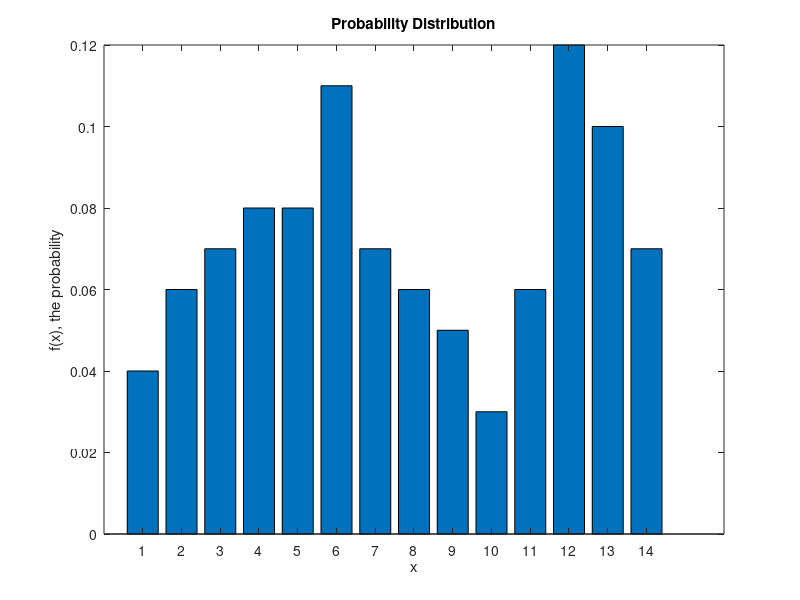

The MATLAB script that drew this image:
x = [1,2,3,4,5,6,7,8,9,10,11,12,13,14];
f_x = [0.04,0.06,0.07,0.08,0.08,0.11,0.07,0.06,0.05,0.03,0.06,0.12,0.10,0.07];

figure('name', 'Discrete Probability Distribution', 'NumberTitle','off');
bar(x,f_x);
xlabel('x');
ylabel('f(x), the probability');
title('Probability Distribution');